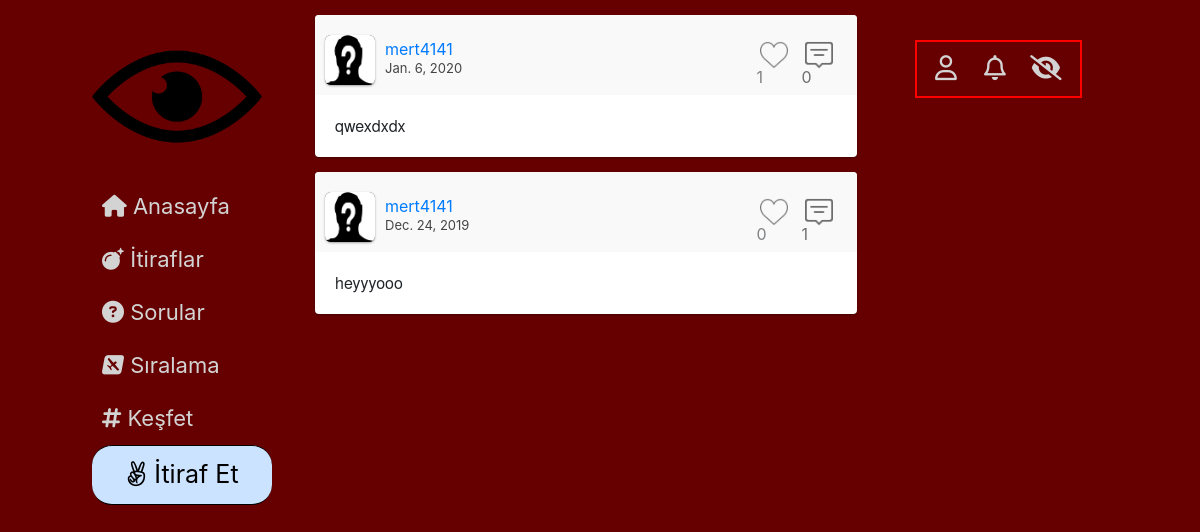
The app's page / (signed in) with its own data.
### website/models.py (models this page shows, shortened)
class Post(models.Model):
    Post_Type = (
        ('Post', 'Post'),
        ('Soru', 'Soru'),
        ('Yorum', 'Yorum')
    )
    Category = (
        ('Aşk', 'Aşk'),
        ('Dost Kazığı', 'Dost Kazığı'),
        ('Avcılar', 'Avcılar'),
        ('Civcivler', 'Civcivler'),
        ('Profesyonellik içerenler', 'Profesyonellik içerenler'),
        ('Diğer', 'Diğer')
    )
    publish_by = models.ForeignKey(UserProfile, on_delete=models.CASCADE)
    post_type = models.CharField(max_length=20, choices=Post_Type)
    category = models.CharField(max_length=50, choices=Category)
    publish_date = models.DateField()
    content = models.TextField(max_length=2000)
    likes = models.ManyToManyField(User, blank=True, related_name='post_likes')
    replycount = models.IntegerField(default=0)
    def get_reply_url(self):
        return f"/cevapla/{self.pk}/"
    def get_like_api_url(self):
        return f"/begen/api/{self.pk}/"

class UserProfile(models.Model):
    GENDER = (
        ('E', 'Erkek'),
        ('K', 'Kadın'),
    )
    FACULTY = (
        ('Mühendislik', 'Mühendislik'),
        ('Mimarlık', 'Mimarlık'),
        ('Fen-Edebiyat', 'Fen-Edebiyat'),
        ('İktisadi-İdari', 'İktisadi-İdari'),
        ('Güzel Sanatlar', 'Güzel Sanatlar')
    )
    gender = models.CharField(max_length=1, choices=GENDER)
    faculty = models.CharField(max_length=20, choices=FACULTY)
    birthdate = models.DateField()
    createdat = models.DateField()
    following = models.ManyToManyField('self', symmetrical=False, through='Follower_List')
    postCount = models.IntegerField(blank=True, null=True)
    point = models.IntegerField(default=0)
    user = models.ForeignKey(User, on_delete=models.CASCADE)
    def get_profile_url(self):
        return f"/profil/{self.pk}/"

### website/views.py (the view)
    def wrapper(request, *args, **kw):
        user = request.user
        if not user.is_authenticated:
            return redirect('login')
        else:
            return function(request, *args, **kw)

### website/views.py (called while the page is built)
def my_login_required(function):
    def wrapper(request, *args, **kw):
        user = request.user
        if not user.is_authenticated:
            return redirect('login')
        else:
            return function(request, *args, **kw)
    return wrapper

@my_login_required
def home_view(request):
    user_profile = UserProfile.objects.get(user=request.user)
    post_list = Post.objects.none()
    for user in user_profile.following.all():
        post_list = post_list | Post.objects.all().filter(post_type='Post', publish_by=user).all()
    page = request.GET.get('page', 1)
    paginator = Paginator(post_list, 20)
    try:
        posts = paginator.page(page)
    except PageNotAnInteger:
        posts = paginator.page(1)
    except EmptyPage:
        posts = paginator.page(paginator.num_pages)
    return render(request, 'anasayfa.html', {'post_list': posts})

### templates/anasayfa.html (shortened to what this page needs)
{% extends 'base.html' %}
{% block content %}
            <div id="main-window">
                {% for post in post_list reversed%}
		{% include "classic-post.html" with post=post%}
                {% endfor %}
 </div>
{% endblock %}

### templates/classic-post.html (shortened to what this page needs)
{% load static %}
 <div class="post">
                    <div class="user">
                        <div class="user-img"> {% ifequal post.publish_by.gender 'E' %}
              <img src="{% static 'media/erkek.png' %}" alt="profil resmi">
          {% endifequal %}
          </div>
                        <div class="user-info">
                            <a href="{{ post.publish_by.get_profile_url }}"><div class="user-name">{{ post.publish_by.user.username }}</div></a>
                            <span class="post-date">{{post.publish_date}}</span>
                        </div>
                        <div class="actions">
                            {% if request.user in post.likes.all %}
                               <span> <a  data-href="{{ post.get_like_api_url }}"  data-likes={{ post.likes.count }} class="like_button">  <span class="like-red like-ch" > <div class="like-count">{{ post.likes.count }}</div></span> </a></span>
                            {% else %}
                              <span><a  data-href="{{ post.get_like_api_url }}"  data-likes={{ post.likes.count }} class="like_button"> <span class="no-like like-ch" id="like"><div class="like-count">{{ post.likes.count }}</div></span></a></span>
                            {% endif %}
                           <span id="comment-span"> <a href="{{ post.get_reply_url }}"><span class="comment" ><div id="comment-count"> {{ post.replycount }}</div> </span></a></span>
                        </div>
                    </div>
                    <div class="content">
                       {{ post.content }}
                    </div>
                </div>

### website/static/css/main.css (style rules this page uses)
#main-window { position: relative; left: 0; right: 0; width: 95%; }
.post { margin: 15px auto 10px; width: 100%; background: #fff; border-radius: 4px; box-shadow: 0 1px 3px rgba(0, 0, 0, 0.12), 0 1px 2px rgba(0, 0, 0, 0.24); transition: all 0.2s ease-in-out; overflow: hidden; }
.post .user { padding: 10px; position: relative; background: #f9f9f9; overflow: hidden; }
.post .user .user-img { margin-top: 10px; margin-right: 10px; width: 50px; height: 50px; float: left; border-radius: 6px; background: #444; box-shadow: 0 1px 3px rgba(0, 0, 0, 0.12), 0 1px 2px rgba(0, 0, 0, 0.24); overflow: hidden; }
.post .user .user-img img { position: relative; width: 100%; height: 100%; }
.post .user .user-info { padding-top: 15px; margin-right: 10px; width: calc(100% - 190px); height: 45px; line-height: 18px; float: left; color: #98d; }
.post .user .user-info .post-date { font-size: 13px; color: #444; }
.post .user .actions { float: right; margin-right: 10px }
.post .user .actions span { margin-right: 10px; width: 35px; height: 60px; float: left; display: block; cursor: pointer; overflow: hidden; background-size: 80%; background-position: 50% 50%; background-repeat: no-repeat; opacity: 0.75; transition: 0.25s opacity ease-in-out; }
#comment-count { text-decoration: none; color: black !important; }
.post .user .actions span:last-child { margin-right: 0; }
.no-like { background-image: url('/static/media/no_like.png'); }
.post .content { padding: 20px; font-size: 16px; line-height: 22px; font-family: 'Helvetica Neue'; overflow: hidden; }
.like-count { position: relative; padding-top: 40px; }
.comment { position: relative; padding-top: 40px; }

### records on screen
Post: publish_by.user.username "mert4141", publish_date "Jan. 6, 2020", likes.count "1", replycount "0", content "qwexdxdx"
Post: publish_by.user.username "mert4141", publish_date "Dec. 24, 2019", likes.count "0", replycount "1", content "heyyyooo"
